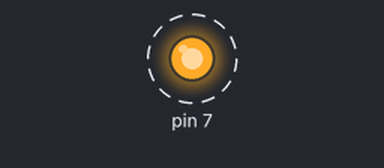
Simulated run of this program. Board: Raspberry Pi (header pin numbers). On the bench: output pins drawn as LEDs (lit = HIGH). Dashed ring = blinking.

Above: at 0.5 s.
Timing chart, 0 to 4.6 s (numbered marks = the images above):
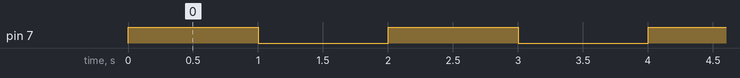

Measured:
- by itself, pin 7: alternates HIGH for 1.0 s and LOW for 1.0 s

The program:

led.py
```python
#!/usr/bin/env python
# -*- coding: utf-8 -*-
# ------------------------------------------------------------------------
#   File Name: led.py
#      Author: Zhao Yanbai
#              Sat Jan 10 21:53:49 2015
# Description: none
# ------------------------------------------------------------------------
import RPi.GPIO as GPIO
import time

GPIO.setmode(GPIO.BOARD)
GPIO.setup(7, GPIO.OUT)

times = 0
while True :
    if times % 2 == 0 :
        GPIO.output(7, GPIO.HIGH)
    else :
        GPIO.output(7, GPIO.LOW)
    time.sleep(1)
    times += 1
```
